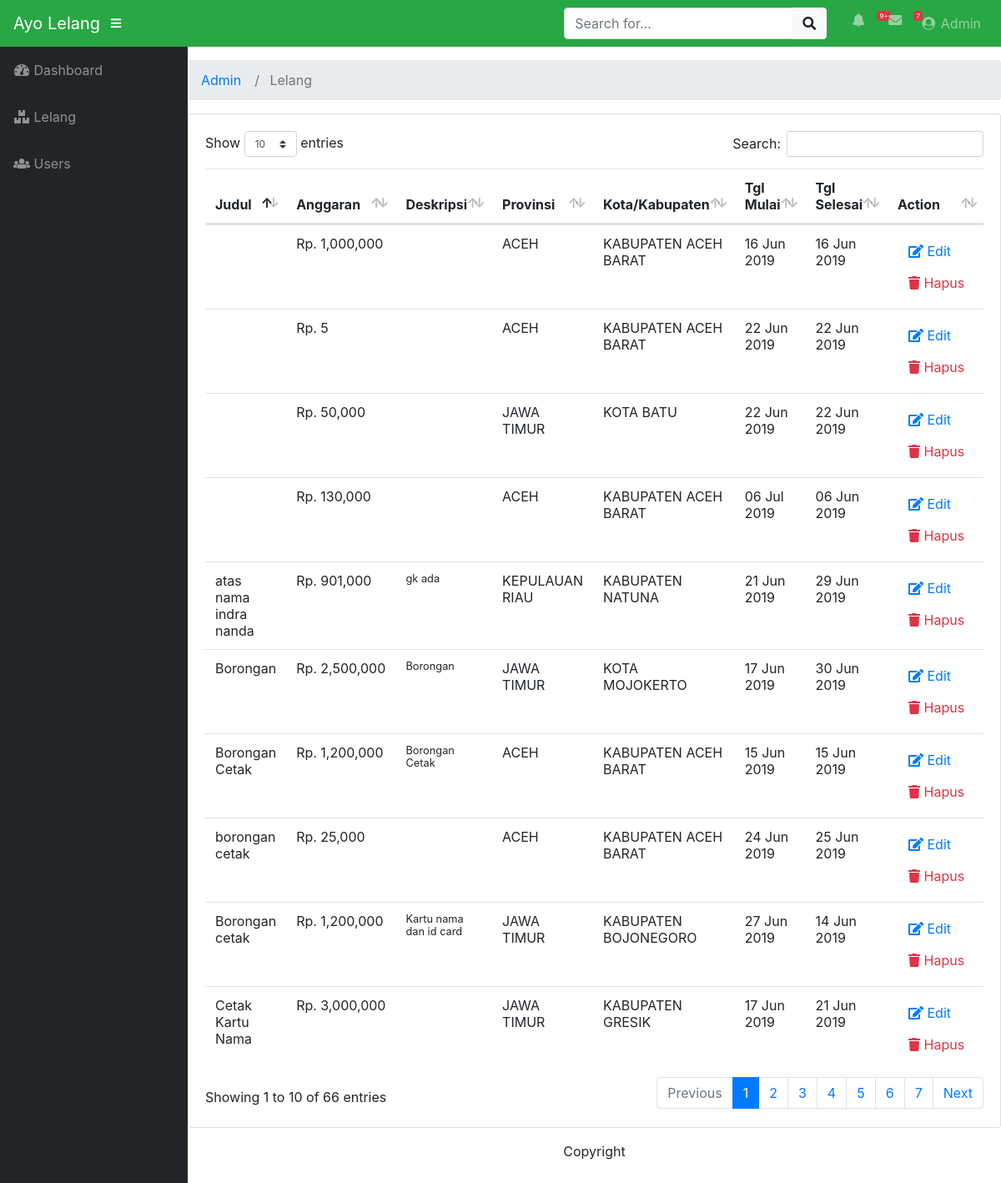
The app's page /index.php/admin/lelang with its own data.
### tables this page shows
CREATE TABLE `lelangags_lelang` (
  `lelang_id` int(11) NOT NULL,
  `lelang_anggaran` bigint(20) NOT NULL,
  `lelang_deskripsi` text NOT NULL,
  `lelang_tglmulai` datetime NOT NULL DEFAULT CURRENT_TIMESTAMP,
  `lelang_tglselesai` datetime NOT NULL,
  `lelang_judul` varchar(255) NOT NULL,
  `lelang_userid` varchar(17) NOT NULL,
  `lelang_mitraid` varchar(17) NOT NULL,
  `lelang_cid` varchar(17) NOT NULL,
  `lelang_cdate` datetime DEFAULT CURRENT_TIMESTAMP,
  `lelang_uid` varchar(17) NOT NULL,
  `lelang_udate` datetime NOT NULL DEFAULT '0000-00-00 00:00:00' ON UPDATE CURRENT_TIMESTAMP,
  `lelang_pembayaran` int(1) NOT NULL,
  `lelang_kota` int(11) NOT NULL,
  `lelang_alamat` text NOT NULL,
  `lelang_status` int(1) NOT NULL DEFAULT '3',
  `lelang_fileurl` varchar(255) NOT NULL
);

### application/controllers/admin/Lelang.php (called while the page is built, shortened)
<?php defined('BASEPATH') OR exit('No direct script access allowed');
class Lelang extends CI_Controller {
    public function __construct()
    {
		$this->load->model(array('m_crud','m_kategori','m_indonesia','m_user', 'm_auth','m_lelang','m_pekerjaan','m_tawaran'));
	}
	public function index()
	{
	    $data['controller'] = $this;
        $data['parent'] = $this->m_kategori->selectKategori();
        $data['pembayaran'] = unserialize(PEMBAYARAN);
        $this->load->view("admin/includes/header");
        $this->load->view("admin/includes/js");
	    $data["lelangs"] = $this->m_crud->read('lelangags_lelang');
        $this->load->view("admin/v_lelang", $data);
	}
    public function getKabProv($idKab){
        $kabprov = $this->m_indonesia->selectKabProv($idKab);
        return $kabprov[0];
    }
}

### index.php (called while the page is built, shortened)
<?php
require_once BASEPATH.'core/CodeIgniter.php';

### application/models/M_crud.php (called while the page is built, shortened)
<?php
class m_crud extends CI_Model
{
	function read($table){
		$hasil = $this->db->get($table);
		return $hasil->result();
	}
}

### application/models/M_indonesia.php (called while the page is built, shortened)
<?php
class M_indonesia extends CI_Model{
	function getDB(){
	    return $db_indo = $this->load->database('db_indo',TRUE);
	}
    public function selectKabProv($idKab){
        return $this->getDB()->select('*')->get_where('Kab_Prov','id ='.$idKab)->result();
    }
}

### application/views/admin/v_lelang.php (the view, shortened to what this page needs)
<!DOCTYPE html>
<html lang="en">
<body id="page-top">
<div id="wrapper">
	<?php $this->load->view("admin/includes/sidebar.php") ?>
	<div id="content-wrapper">
	<?php $this->load->view("admin/includes/breadcrumb.php") ?>
		<div class="card mb-3">
		<div class="card-body">
			<div class="table-responsive">
				<table class="table table-hover" id="dataTable" width="100%" cellspacing="0">
					<thead>
						<tr>
							<th>Judul</th>
							<th>Anggaran</th>
							<th>Deskripsi</th>
							<th>Provinsi</th>
							<th>Kota/Kabupaten</th>
							<th>Tgl Mulai</th>
							<th>Tgl Selesai</th>
							<th>Action</th>
						</tr>
					</thead>
					<tbody>
						<?php foreach ($lelangs as $lelang): ?>
						<tr>
							<td width="100">
								<?php echo $lelang->lelang_judul ?>
							</td>
							<td>
								<?php echo "Rp.&nbsp".number_format($lelang->lelang_anggaran) ?>
							</td>
                            <td class="small">
								<?php echo substr($lelang->lelang_deskripsi, 0, 120) ?></td>
							<td width="100">
								<?php $kabprov = $controller->getKabProv($lelang->lelang_kota); echo "$kabprov->prov ";?>
							</td>
							<td width="150">
								<?php echo "$kabprov->kab ";?>
							</td>
							<td width="100">
							    <?php echo date_format(new DateTime($lelang->lelang_tglmulai), 'd M Y'); ?>
							</td>
							<td width="100">
							    <?php echo date_format(new DateTime($lelang->lelang_tglselesai), 'd M Y'); ?>
							</td>
							<td width="200">
								<a href="<?php echo site_url('admin/products/edit/'.$lelang->lelang_id) ?>"
								 class="btn btn-small"><i class="fas fa-edit"></i>&nbspEdit</a>
								<a onclick="deleteConfirm('<?php echo site_url('admin/products/delete/'.$lelang->lelang_id) ?>')"
								 href="#!" class="btn btn-small text-danger"><i class="fas fa-trash"></i>&nbspHapus</a>
							</td>
						</tr>
						<?php endforeach; ?>
					</tbody>
				</table>
			</div>
		</div>
	</div>
		<?php $this->load->view("admin/includes/footer.php") ?>
	</div>
</div>
</body>
</html>

### application/views/admin/includes/header.php (shortened to what this page needs)
<head>
<link href="<?php echo base_url('assets/css/bootstrap.min.css') ?>" rel="stylesheet">
<link href="<?php echo base_url('assets/web/vendors/fontawesome/css/all.min.css') ?>" rel="stylesheet" type="text/css">
<link href="<?php echo base_url('assets/datatables/dataTables.bootstrap4.css') ?>" rel="stylesheet">
<link href="<?php echo base_url('assets/css/sb-admin.css') ?>" rel="stylesheet">
 <link rel="stylesheet" href="https://stackpath.bootstrapcdn.com/bootstrap/4.1.3/css/bootstrap.min.css">
  <link rel="stylesheet" href="<?=base_url()?>assets/web/vendors/themify-icons/themify-icons.css">
  <link rel="stylesheet" href="<?=base_url()?>assets/web/vendors/linericon/style.css">
  <link rel="stylesheet" href="<?=base_url()?>assets/web/vendors/magnefic-popup/magnific-popup.css">
  <link rel="stylesheet" href="<?=base_url()?>assets/web/vendors/owl-carousel/owl.theme.default.min.css">
  <link rel="stylesheet" href="<?=base_url()?>assets/web/vendors/owl-carousel/owl.carousel.min.css">
   <link href="https://cdnjs.cloudflare.com/ajax/libs/select2/4.0.7/css/select2.min.css" rel="stylesheet" />
<nav class="navbar navbar-expand navbar-dark bg-success static-top">
    <a class="navbar-brand mr-1" href="<?php echo site_url('admin') ?>"><?php echo "Ayo Lelang" ?></a>
    <button class="btn btn-link btn-sm text-white order-1 order-sm-0" id="sidebarToggle" href="#">
        <i class="fas fa-bars"></i>
    </button>
    <form class="d-none d-md-inline-block form-inline ml-auto mr-0 mr-md-3 my-2 my-md-0">
        <div class="input-group">
            <input type="text" class="form-control" placeholder="Search for..." aria-label="Search" aria-describedby="basic-addon2">
            <div class="input-group-append">
                <button class="btn btn-light" type="button">
                    <i class="fas fa-search"></i>
                </button>
            </div>
        </div>
    </form>
    <ul class="navbar-nav ml-auto ml-md-0">
        <li class="nav-item dropdown no-arrow mx-1">
            <a class="nav-link dropdown-toggle" href="#" id="alertsDropdown" role="button" data-toggle="dropdown" aria-haspopup="true"
                aria-expanded="false">
                <i class="fas fa-bell fa-fw"></i>
                <span class="badge badge-danger">9+</span>
            </a>
        </li>
        <li class="nav-item dropdown no-arrow mx-1">
            <a class="nav-link dropdown-toggle" href="#" id="messagesDropdown" role="button" data-toggle="dropdown" aria-haspopup="true"
                aria-expanded="false">
                <i class="fas fa-envelope fa-fw"></i>
                <span class="badge badge-danger">7</span>
            </a>
        </li>
        <li class="nav-item dropdown no-arrow">
            <a class="nav-link dropdown-toggle" href="#" id="userDropdown" role="button" data-toggle="dropdown" aria-haspopup="true"
                aria-expanded="false">
                <i class="fas fa-user-circle fa-fw"></i> Admin
            </a>
        </li>
    </ul>
</nav>
</head>

### application/views/admin/includes/sidebar.php
<ul class="sidebar navbar-nav">
    <li class="nav-item <?php echo $this->uri->segment(2) == '' ? 'active': '' ?>">
        <a class="nav-link" href="<?php echo site_url('admin/dashboard') ?>">
            <i class="fas fa-fw fa-tachometer-alt"></i>
            <span>Dashboard</span>
        </a>
    </li>
    <li class="nav-item">
        <a class="nav-link" href="<?php echo site_url('admin/lelang') ?>">
            <i class="fas fa-fw fa-boxes"></i>
            <span>Lelang</span></a>
    </li>
    <li class="nav-item">
        <a class="nav-link" href="<?php echo site_url('admin/users') ?>">
            <i class="fas fa-fw fa-users"></i>
            <span>Users</span></a>
    </li>
</ul>

### application/views/admin/includes/breadcrumb.php
<ol class="breadcrumb">
<?php foreach ($this->uri->segments as $segment): ?>
	<?php
		$url = substr($this->uri->uri_string, 0, strpos($this->uri->uri_string, $segment)) . $segment;
		$is_active =  $url == $this->uri->uri_string;
	?>
	<li class="breadcrumb-item <?php echo $is_active ? 'active': '' ?>">
		<?php if($is_active): ?>
			<?php echo ucfirst($segment) ?>
		<?php else: ?>
			<a href="<?php echo site_url($url) ?>"><?php echo ucfirst($segment) ?></a>
		<?php endif; ?>
	</li>
<?php endforeach; ?>
</ol>

### application/views/admin/includes/footer.php
<footer class="footer">
  <div class="container my-auto">
    <div class="copyright text-center my-auto">
      <span>Copyright</span>
    </div>
  </div>
</footer>

### assets/css/sb-admin.css (style rules this page uses)
html { position: relative; min-height: 100%; }
body { height: 100%; }
#wrapper { display: -webkit-box; display: -ms-flexbox; display: flex; }
#wrapper #content-wrapper { overflow-x: hidden; width: 100%; padding-top: 1rem; padding-bottom: 80px; }
.navbar-nav .nav-item.dropdown .dropdown-toggle::after { width: 1rem; text-align: center; float: right; vertical-align: 0; border: 0; font-weight: 900; content: '\f105'; font-family: 'Font Awesome 5 Free'; }
.navbar-nav .nav-item.dropdown.no-arrow .dropdown-toggle::after { display: none; }
.navbar-nav .nav-item .nav-link .badge { position: absolute; margin-left: 0.75rem; top: 0.3rem; font-weight: 400; font-size: 0.5rem; }
.sidebar { width: 90px !important; background-color: #212529; min-height: calc(100vh - 56px); }
.sidebar .nav-item:last-child { margin-bottom: 1rem; }
.sidebar .nav-item .nav-link { text-align: center; padding: 0.75rem 1rem; width: 90px; }
.sidebar .nav-item .nav-link span { font-size: 0.65rem; display: block; }
.sidebar .nav-item .nav-link { color: rgba(255, 255, 255, 0.5); }
@media (min-width: 768px) { .sidebar { width: 225px !important; } }
@media (min-width: 768px) { .sidebar .nav-item .nav-link { display: block; width: 100%; text-align: left; padding: 1rem; width: 225px; } }
@media (min-width: 768px) { .sidebar .nav-item .nav-link span { font-size: 1rem; display: inline; } }
:root { --input-padding-x: 0.75rem; --input-padding-y: 0.75rem; }

### records on screen
lelangags_lelang: lelang_judul "Borongan Cetak", lelang_anggaran "1,200,000", lelang_deskripsi "Borongan Cetak", prov "ACEH", kab "KABUPATEN ACEH BARAT", lelang_tglmulai "15 Jun 2019", lelang_tglselesai "15 Jun 2019"
lelangags_lelang: lelang_anggaran "1,000,000", prov "ACEH", kab "KABUPATEN ACEH BARAT", lelang_tglmulai "16 Jun 2019", lelang_tglselesai "16 Jun 2019"
lelangags_lelang: lelang_judul "Cetak Kartu Nama", lelang_anggaran "3,000,000", prov "JAWA TIMUR", kab "KABUPATEN GRESIK", lelang_tglmulai "17 Jun 2019", lelang_tglselesai "21 Jun 2019"
lelangags_lelang: lelang_judul "Borongan", lelang_anggaran "2,500,000", lelang_deskripsi "Borongan", prov "JAWA TIMUR", kab "KOTA MOJOKERTO", lelang_tglmulai "17 Jun 2019", lelang_tglselesai "30 Jun 2019"
lelangags_lelang: lelang_judul "atas nama indra nanda", lelang_anggaran "901,000", lelang_deskripsi "gk ada", prov "KEPULAUAN RIAU", kab "KABUPATEN NATUNA", lelang_tglmulai "21 Jun 2019", lelang_tglselesai "29 Jun 2019"
lelangags_lelang: lelang_anggaran "5", prov "ACEH", kab "KABUPATEN ACEH BARAT", lelang_tglmulai "22 Jun 2019", lelang_tglselesai "22 Jun 2019"
lelangags_lelang: lelang_anggaran "50,000", prov "JAWA TIMUR", kab "KOTA BATU", lelang_tglmulai "22 Jun 2019", lelang_tglselesai "22 Jun 2019"
lelangags_lelang: lelang_judul "borongan cetak", lelang_anggaran "25,000", prov "ACEH", kab "KABUPATEN ACEH BARAT", lelang_tglmulai "24 Jun 2019", lelang_tglselesai "25 Jun 2019"
lelangags_lelang: lelang_judul "Borongan cetak", lelang_anggaran "1,200,000", lelang_deskripsi "Kartu nama dan id card", prov "JAWA TIMUR", kab "KABUPATEN BOJONEGORO", lelang_tglmulai "27 Jun 2019", lelang_tglselesai "14 Jun 2019"
lelangags_lelang: lelang_anggaran "130,000", prov "ACEH", kab "KABUPATEN ACEH BARAT", lelang_tglmulai "06 Jul 2019", lelang_tglselesai "06 Jun 2019"

### other values on screen
$segment "Admin"
$segment "Lelang"
